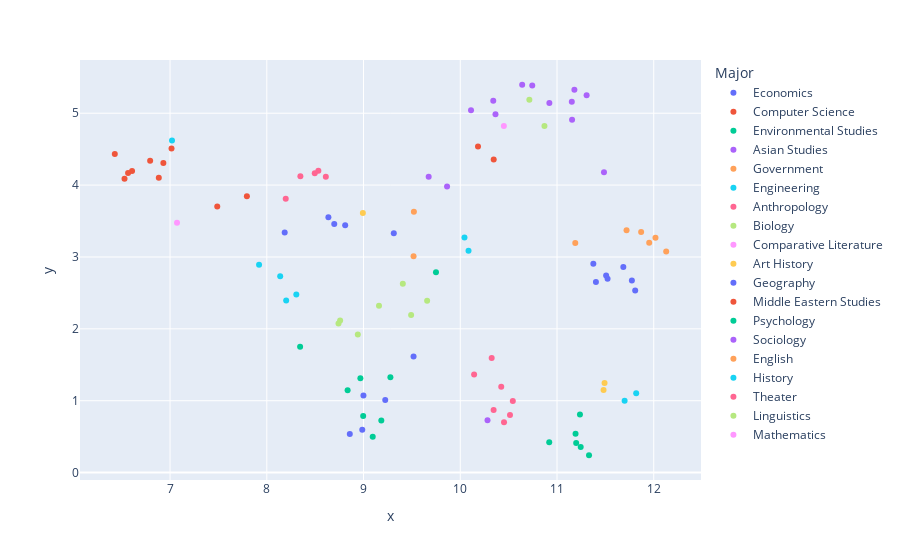

This figure's notebook cell:
### Code cell
fig = px.scatter(df, x="x", y="y", hover_data=["Response"], color="Major")
fig.show()

### Figure 1 — Plotly figure (JSON) as saved in the notebook; plotly's stock layout.template omitted (floating-point values rounded to 4 significant figures)
{"data": [{"customdata": [["The biggest benefit of Guarini Exchange was definitely the networking opportunities. I made connections with professionals in London that led directly to my summer internship. Can't overstate how valuable that was for my career trajectory!"], ["Studying at Bocconi gave me a completely different perspective on economic systems. The European approach is so different from what we learn in the US. I think I'm much more well-rounded in my understanding now."], ["The professional connections I made at Copenhagen were game-changing for my career path. One of my professors there recommended me for an internship that led directly to my job offer. Can't put a price on that kind of networking."], ["The biggest benefit was seeing how economic theory plays out differently in European contexts. At Bocconi, the focus on social welfare alongside market efficiency gave me a more balanced view of economic systems."], ["The biggest benefit was seeing how economic policies play out differently in European welfare states. Copenhagen's approach to market economics with strong social supports gave me a more nuanced perspective."], ["Bocconi's connections to European financial institutions gave me networking opportunities I couldn't have accessed from campus. Those connections directly led to my current job offer."], ["The biggest benefit was seeing economic theories applied in different cultural contexts. Copenhagen's approach to balancing market efficiency with social welfare gave me new perspectives on policy design."], ["The professional networking at Bocconi was incredible. The connections I made there led directly to my internship last summer, which has now turned into a job offer. The career impact has been tremendous."], ["Seeing economic policies in action in Copenhagen gave me concrete examples of theoretical concepts we discuss in class. That real-world application has deepened my understanding immensely."], ["The international perspective on economic systems I gained at Bocconi has made me much more thoughtful about policy design. Seeing different approaches to market regulation gave me new analytical frameworks."], ["The biggest benefit was seeing how economic theories play out differently in European contexts. Copenhagen's balance of market efficiency and social welfare gave me new perspectives on policy design."], ["The professional connections I made at Bocconi have been game-changing for my career path. One professor there recommended me for an internship that led directly to my current job offer."]], "hovertemplate": "Major=Economics<br>x=%{x}<br>y=%{y}<br>Response=%{customdata[0]}<extra></extra>", "legendgroup": "Economics", "marker": {"color": "#636efa", "symbol": "circle"}, "mode": "markers", "name": "Economics", "orientation": "v", "showlegend": true, "type": "scatter", "x": [9.313, 11.4, 8.185, 11.52, 11.51, 8.81, 11.81, 8.637, 11.77, 11.69, 11.38, 8.697], "xaxis": "x", "y": [3.33, 2.651, 3.342, 2.696, 2.741, 3.442, 2.533, 3.553, 2.672, 2.861, 2.907, 3.458], "yaxis": "y"}, {"customdata": [["Learning to code in a different cultural context at AIT Budapest was eye-opening. The approach to problem-solving was completely different than what we do at Dartmouth. It made me a more flexible thinker and programmer."], ["The collaborative coding culture at AIT Budapest was so different from Dartmouth's more competitive environment. I learned how to work better in teams and communicate technical concepts across language barriers."], ["The problem-solving approaches at AIT Budapest were so different from what we learn at Dartmouth. I'm now able to tackle coding challenges from multiple angles, which has made me a much stronger programmer."], ["AIT Budapest connected me with tech startups in ways I couldn't have accessed from campus. One connection led to my summer internship, which then led to my job offer. The professional network was invaluable."], ["Budapest was life-changing! The programming challenges at AIT were so different from our coursework at Dartmouth. I learned to approach problems from completely new angles, which has made me a much stronger coder."], ["AIT Budapest's focus on creative problem-solving rather than just technical implementation made me a much more innovative programmer. I approach challenges differently now, looking for elegant solutions rather than just functional ones."], ["The collaborative coding culture at AIT Budapest showed me new ways of approaching team projects. I've brought those practices back to group work at Dartmouth with great results."], ["AIT Budapest connected me w/ the European tech scene in ways I couldn't have accessed from campus. Those connections led to my internship last summer & now a full-time job offer! Best decision I made at Dartmouth tbh."], ["The problem-solving approaches at AIT Budapest were so different from what we learn at Dartmouth. I'm now able to tackle coding challenges from multiple angles, which has made me a much stronger programmer."], ["AIT Budapest's creative approach to problem-solving made me a much more innovative programmer. I approach challenges differently now, looking for elegant solutions rather than just functional ones."]], "hovertemplate": "Major=Computer Science<br>x=%{x}<br>y=%{y}<br>Response=%{customdata[0]}<extra></extra>", "legendgroup": "Computer Science", "marker": {"color": "#EF553B", "symbol": "circle"}, "mode": "markers", "name": "Computer Science", "orientation": "v", "showlegend": true, "type": "scatter", "x": [6.884, 6.794, 6.607, 7.794, 6.931, 6.566, 7.015, 7.488, 6.529, 6.429], "xaxis": "x", "y": [4.101, 4.337, 4.196, 3.844, 4.306, 4.169, 4.509, 3.702, 4.088, 4.433], "yaxis": "y"}, {"customdata": [["Studying at Williams-Mystic completely changed how I view marine conservation. Getting hands-on experience with coastal communities facing climate change impacts gave me real-world context for my research interests. Best decision I ever made."], ["The field research skills I developed at Williams-Mystic have been crucial for my senior project. Learning to collect and analyze data in challenging coastal environments taught me resilience and adaptability."], ["The biggest benefit was the networking with international researchers at University of Auckland. Those connections led to my current research collaboration, which will likely turn into my graduate work."], ["Williams-Mystic program taught me to communicate science to non-specialists, which has been surprisingly valuable. Learning to translate complex environmental concepts for different audiences is a skill I use constantly."], ["The interdisciplinary approach at Williams-Mystic showed me how to integrate scientific data with policy considerations and community needs. That holistic perspective has shaped my approach to environmental work."], ["Williams-Mystic taught me to communicate complex environmental concepts to different audiences. That skill has been surprisingly valuable in every research presentation and paper since."], ["The field research experience at Williams-Mystic gave me technical skills that set my resume apart. I've already had employers specifically ask about that experience in interviews."], ["The biggest benefit was seeing environmental challenges firsthand in coastal communities. Williams-Mystic program made abstract concepts concrete in ways that transformed my understanding and commitment."]], "hovertemplate": "Major=Environmental Studies<br>x=%{x}<br>y=%{y}<br>Response=%{customdata[0]}<extra></extra>", "legendgroup": "Environmental Studies", "marker": {"color": "#00cc96", "symbol": "circle"}, "mode": "markers", "name": "Environmental Studies", "orientation": "v", "showlegend": true, "type": "scatter", "x": [8.967, 8.836, 9.749, 9.184, 9.095, 8.996, 8.344, 9.278], "xaxis": "x", "y": [1.311, 1.146, 2.788, 0.7231, 0.4992, 0.786, 1.749, 1.327], "yaxis": "y"}, {"customdata": [["My time at Waseda Uni in Tokyo improved my Japanese like crazy!!! Couldn't really hold a conversation b4 the program, now I'm pretty much fluent. Also made amazing friends who I still talk to everyday."], ["Kanda University's language immersion was intense but effective. My Japanese improved more in one term than in two years of campus study. Plus living with a host family taught me cultural nuances you can't learn in a classroom."], ["Keio University's approach to international relations from an Asian perspective completely changed how I understand global politics. The academic perspective was so different from what we get in US classrooms."], ["Tokyo was amazing!!! Waseda University's language program improved my Japanese dramatically, and the cultural immersion was incredible. Made friends I'll have for life and professional connections that are already helping my job search."], ["The biggest benefit was definitely language acquisition. My Japanese improved more in one term at Kanda than in two years of campus classes. The immersion experience is just unbeatable for language learning."], ["My time at Yonsei University in Seoul improved my Korean dramatically, but the cultural insights were even more valuable. Understanding business etiquette and social norms has been surprisingly helpful in job interviews."], ["Waseda's language program improved my Japanese dramatically, but the cultural immersion was equally valuable. Understanding business etiquette and social norms has been surprisingly helpful in job interviews with Japanese companies."], ["My time at Keio wasn't just about language improvement - though that was significant. The cultural insights and professional connections have shaped my career interests in international business."], ["The biggest benefit was definitely language acquisition. My Japanese improved more in one term at Kanda than in two years of campus classes. The immersion experience is just unbeatable for language learning."], ["Beyond just language improvement, my time at Waseda gave me cultural insights that have been valuable for my job search in international business. Understanding Japanese business culture has been a major selling point."], ["My time at Keio improved my Japanese dramatically, but the cultural insights were even more valuable. Understanding business etiquette and social norms has been surprisingly helpful in job interviews."]], "hovertemplate": "Major=Asian Studies<br>x=%{x}<br>y=%{y}<br>Response=%{customdata[0]}<extra></extra>", "legendgroup": "Asian Studies", "marker": {"color": "#ab63fa", "symbol": "circle"}, "mode": "markers", "name": "Asian Studies", "orientation": "v", "showlegend": true, "type": "scatter", "x": [10.74, 10.36, 11.49, 10.64, 10.11, 11.18, 11.15, 11.16, 10.34, 10.92, 11.31], "xaxis": "x", "y": [5.385, 4.986, 4.18, 5.396, 5.041, 5.328, 5.158, 4.91, 5.174, 5.141, 5.251], "yaxis": "y"}, {"customdata": [["The Guarini program gave me confidence I never knew I had. Living in a foreign country forces you to adapt and problem solve in ways campus life never does. I came back a completely different person - more independent and sure of myself."], ["My time in Bangkok at Chulalongkorn gave me first-hand exposure to a political system very different from ours. The theoretical frameworks we discuss in class became concrete, and I now have a much more nuanced view of governance."], ["The policy analysis frameworks I learned at UCL were more sophisticated than what we typically use in US contexts. Having that comparative perspective has strengthened my analytical skills tremendously."], ["The comparative perspective on democratic systems I gained at UCL has been crucial for my thesis work. Seeing how different governments approach similar problems gave me analytical frameworks I still use."], ["The biggest benefit was seeing how different political systems approach similar problems. My time at University College London gave me comparative frameworks that have strengthened my analytical skills tremendously."], ["Studying comparative politics at UCL while Brexit was happening was an incredible learning opportunity. Seeing major political change up close gave me insights no textbook could provide."], ["UCL's comparative approach to political systems gave me analytical frameworks that have strengthened my thesis work tremendously. Seeing how different governments approach similar problems was enlightening."]], "hovertemplate": "Major=Government<br>x=%{x}<br>y=%{y}<br>Response=%{customdata[0]}<extra></extra>", "legendgroup": "Government", "marker": {"color": "#FFA15A", "symbol": "circle"}, "mode": "markers", "name": "Government", "orientation": "v", "showlegend": true, "type": "scatter", "x": [9.521, 11.87, 12.13, 12.02, 11.19, 11.72, 11.95], "xaxis": "x", "y": [3.628, 3.348, 3.076, 3.269, 3.193, 3.373, 3.198], "yaxis": "y"}, {"customdata": [["tbh the technical skills I picked up at Technical University of Denmark weren't that different from Dartmouth, but the professional connections and seeing how engineering is practiced in a different cultural context was invaluable."], ["I think the biggest benefit was learning to communicate technical concepts across cultural and language barriers. At Technical University of Denmark, I had to really improve how I explained my work, which has been super valuable."], ["Hands-on lab experience at Technical University of Denmark gave me technical skills that set me apart from other job applicants. Already had two interviews where employers were specifically interested in that experience."], ["The collaborative approach to problem-solving at Technical University of Denmark was refreshing. Learning to work effectively in international teams has been valuable for every group project since."], ["The technical skills I gained at Technical University of Denmark set me apart from other job applicants. The hands-on lab experience with equipment we don't have at Dartmouth has been a major selling point in interviews."], ["Technical University of Denmark's approach to sustainable engineering opened my eyes to new possibilities. I'm now focusing my career on green technology solutions, which wasn't on my radar before."], ["The biggest benefit was learning to communicate technical concepts across cultural and language barriers. At Technical University of Denmark, I had to really improve how I explained my work."]], "hovertemplate": "Major=Engineering<br>x=%{x}<br>y=%{y}<br>Response=%{customdata[0]}<extra></extra>", "legendgroup": "Engineering", "marker": {"color": "#19d3f3", "symbol": "circle"}, "mode": "markers", "name": "Engineering", "orientation": "v", "showlegend": true, "type": "scatter", "x": [7.92, 10.09, 8.2, 7.02, 8.139, 8.305, 10.04], "xaxis": "x", "y": [2.89, 3.087, 2.395, 4.622, 2.733, 2.478, 3.27], "yaxis": "y"}, {"customdata": [["The biggest benefit was getting to do actual fieldwork with communities in Cuba through CASA. No amount of classroom learning compares to immersive cultural experiences. It confirmed my desire to pursue anthropology professionally."], ["Cuba program changed my life!! The immersive fieldwork experience confirmed that anthropology is what I want to do with my life. Plus made amazing friends and improved my Spanish sooooo much."], ["CASA Cuba program taught me how to conduct ethical fieldwork in complex cultural contexts. Those research skills and ethical frameworks have been crucial for my senior thesis work."], ["Field research methods I learned in the Cuba program have been directly applicable to my senior thesis. The practical experience of designing and conducting ethnographic research was invaluable."], ["CASA Cuba program taught me how to navigate complex cultural contexts as a researcher. The ethical frameworks and methodological approaches have been foundational for my independent work since."], ["The biggest benefit was learning to conduct ethical fieldwork in complex cultural contexts. CASA Cuba program gave me methodological frameworks that have been essential for my independent research since."], ["CASA Cuba program taught me research methods I wouldn't have learned on campus. The practical experience of designing and conducting ethnographic research has been essential for my senior thesis."]], "hovertemplate": "Major=Anthropology<br>x=%{x}<br>y=%{y}<br>Response=%{customdata[0]}<extra></extra>", "legendgroup": "Anthropology", "marker": {"color": "#FF6692", "symbol": "circle"}, "mode": "markers", "name": "Anthropology", "orientation": "v", "showlegend": true, "type": "scatter", "x": [10.32, 10.14, 10.51, 10.34, 10.45, 10.42, 10.54], "xaxis": "x", "y": [1.595, 1.365, 0.7997, 0.8694, 0.6993, 1.193, 0.9961], "yaxis": "y"}, {"customdata": [["The marine biology program completely changed my career path. I was pre-med before, but after working in the field at MBL, I'm now pursuing marine conservation. The hands-on research experience was transformative."], ["The research techniques I learned at Marine Biology Laboratory are ones I wouldn't have been exposed to at Dartmouth. Having that technical expertise has already helped me secure a research position for after graduation."], ["The marine research techniques I learned at MBL were cutting-edge. Having that technical expertise on my resume helped me land a competitive research assistant position for after graduation."], ["The biggest benefit was definitely the hands-on research experience at Marine Biology Lab. Getting to work alongside leading scientists and use cutting-edge equipment gave me skills that set my grad school applications apart."], ["The biggest benefit was the mentorship from researchers at MBL. Having guidance from leading scientists in my field helped me refine my research interests and strengthen my grad school applications."], ["The research techniques I learned at MBL have been directly applicable to my thesis work. Having that technical expertise has strengthened both my research and my grad school applications."], ["The mentorship from researchers at MBL helped me refine my research interests and strengthen my grad school applications. Having guidance from leading scientists in my field was invaluable."]], "hovertemplate": "Major=Biology<br>x=%{x}<br>y=%{y}<br>Response=%{customdata[0]}<extra></extra>", "legendgroup": "Biology", "marker": {"color": "#B6E880", "symbol": "circle"}, "mode": "markers", "name": "Biology", "orientation": "v", "showlegend": true, "type": "scatter", "x": [8.941, 8.741, 8.758, 9.406, 9.657, 9.16, 9.492], "xaxis": "x", "y": [1.921, 2.074, 2.117, 2.628, 2.392, 2.32, 2.193], "yaxis": "y"}, {"customdata": [["The language immersion was incredible. I went to Berlin barely able to order coffee in German and came back able to discuss literature. The Federation program's language focus was exactly what I needed."]], "hovertemplate": "Major=Comparative Literature<br>x=%{x}<br>y=%{y}<br>Response=%{customdata[0]}<extra></extra>", "legendgroup": "Comparative Literature", "marker": {"color": "#FF97FF", "symbol": "circle"}, "mode": "markers", "name": "Comparative Literature", "orientation": "v", "showlegend": true, "type": "scatter", "x": [10.45], "xaxis": "x", "y": [4.822], "yaxis": "y"}, {"customdata": [["Oxford's resources for art history are unmatched. Having access to those collections and scholars through Keble College transformed my research abilities. My thesis is 100% stronger because of what I learned there."], ["Living in Milan while studying at Bocconi meant I could visit the art we were studying anytime. That kind of immediate access to cultural treasures made art history come alive in ways campus classes never could."], ["Oxford's resources for art history research are unmatched. Having access to those collections and scholars transformed my ability to analyze primary sources and strengthened my thesis work immeasurably."]], "hovertemplate": "Major=Art History<br>x=%{x}<br>y=%{y}<br>Response=%{customdata[0]}<extra></extra>", "legendgroup": "Art History", "marker": {"color": "#FECB52", "symbol": "circle"}, "mode": "markers", "name": "Art History", "orientation": "v", "showlegend": true, "type": "scatter", "x": [11.49, 8.993, 11.48], "xaxis": "x", "y": [1.247, 3.613, 1.149], "yaxis": "y"}, {"customdata": [["The biggest benefit was seeing climate change impacts firsthand in coastal communities. The Williams-Mystic program wasn't just academic - it was visceral and emotional. It made everything I'd been studying real in a way nothing else could."], ["Williams-Mystic program taught me field research methods I wouldn't have learned on campus. The hands-on experience collecting and analyzing coastal data has been directly applicable to my senior project."], ["The field research methods I learned at Williams-Mystic have been directly applicable to my senior project. Learning to collect and analyze environmental data in challenging conditions taught me both technical skills and resilience."], ["Williams-Mystic program taught me how to integrate scientific data with policy considerations and community needs. That interdisciplinary approach has been valuable for all my environmental work since."], ["Williams-Mystic's interdisciplinary approach showed me how to integrate scientific data with policy considerations and community needs. That holistic perspective has shaped all my environmental work since."]], "hovertemplate": "Major=Geography<br>x=%{x}<br>y=%{y}<br>Response=%{customdata[0]}<extra></extra>", "legendgroup": "Geography", "marker": {"color": "#636efa", "symbol": "circle"}, "mode": "markers", "name": "Geography", "orientation": "v", "showlegend": true, "type": "scatter", "x": [9.517, 8.999, 9.224, 8.987, 8.858], "xaxis": "x", "y": [1.617, 1.072, 1.01, 0.5943, 0.5369], "yaxis": "y"}, {"customdata": [["My time at American University of Kuwait helped me understand the region beyond stereotypes. Living there and making local friends gave me nuanced perspectives that no amount of reading could provide. Plus my Arabic improved tremendously."], ["My Arabic improved 1000% at American University of Kuwait! But more importantly, the cultural immersion helped me understand regional complexities in ways that classroom learning never could. Best decision I made at Dartmouth."]], "hovertemplate": "Major=Middle Eastern Studies<br>x=%{x}<br>y=%{y}<br>Response=%{customdata[0]}<extra></extra>", "legendgroup": "Middle Eastern Studies", "marker": {"color": "#EF553B", "symbol": "circle"}, "mode": "markers", "name": "Middle Eastern Studies", "orientation": "v", "showlegend": true, "type": "scatter", "x": [10.35, 10.18], "xaxis": "x", "y": [4.357, 4.537], "yaxis": "y"}, {"customdata": [["The cross-cultural research methods I learned at University of Auckland have been super helpful for my honors thesis. I'm now incorporating international perspectives that I wouldn't have considered before."], ["Cross-cultural perspectives on developmental psychology at Auckland completely changed my research interests. I'm now focusing on cultural variations in child development for my graduate work."], ["Auckland's approach to indigenous psychology opened my eyes to completely different frameworks. I'm now incorporating those perspectives into my research in ways that make it much more inclusive and comprehensive."], ["Cross-cultural research methods I learned at Auckland have completely shaped my thesis approach. I'm now incorporating international perspectives that make my work much more comprehensive and nuanced."], ["Auckland's approach to research methodology was refreshingly different from Dartmouth's. Having both perspectives has made me a much more versatile researcher and strengthened my graduate school applications."], ["Cross-cultural perspectives on developmental psychology at Auckland completely changed my research interests. I'm now focusing on cultural variations in child development for my graduate work."]], "hovertemplate": "Major=Psychology<br>x=%{x}<br>y=%{y}<br>Response=%{customdata[0]}<extra></extra>", "legendgroup": "Psychology", "marker": {"color": "#00cc96", "symbol": "circle"}, "mode": "markers", "name": "Psychology", "orientation": "v", "showlegend": true, "type": "scatter", "x": [11.24, 11.33, 11.25, 11.19, 10.92, 11.2], "xaxis": "x", "y": [0.8079, 0.2413, 0.3558, 0.5397, 0.4238, 0.4104], "yaxis": "y"}, {"customdata": [["Spelman College exchange opened my eyes to different perspectives on race and gender in America. As a white student, this experience was humbling and educational in ways I'm still processing. Most valuable term of my college experience."], ["Vassar's approach to community-based research methodologies completely changed how I approach my work. I'm now much more conscious of ethical considerations and community engagement in research design."], ["Spelman College exchange challenged many of my assumptions about race and education in America. That kind of perspective-shifting experience is exactly what a liberal arts education should provide."]], "hovertemplate": "Major=Sociology<br>x=%{x}<br>y=%{y}<br>Response=%{customdata[0]}<extra></extra>", "legendgroup": "Sociology", "marker": {"color": "#ab63fa", "symbol": "circle"}, "mode": "markers", "name": "Sociology", "orientation": "v", "showlegend": true, "type": "scatter", "x": [9.863, 10.28, 9.673], "xaxis": "x", "y": [3.982, 0.728, 4.115], "yaxis": "y"}, {"customdata": [["The biggest benefit was definitely the mentorship from my faculty director at Trinity. She connected me with local writers and helped me develop my creative voice in ways that wouldn't have happened on campus."]], "hovertemplate": "Major=English<br>x=%{x}<br>y=%{y}<br>Response=%{customdata[0]}<extra></extra>", "legendgroup": "English", "marker": {"color": "#FFA15A", "symbol": "circle"}, "mode": "markers", "name": "English", "orientation": "v", "showlegend": true, "type": "scatter", "x": [9.517], "xaxis": "x", "y": [3.01], "yaxis": "y"}, {"customdata": [["Studying at University College London gave me access to primary sources for my research that simply don't exist in the US. My thesis on British colonial policy is 1000% stronger because of the archival work I did there."], ["The archival research skills I developed at Oxford have been directly applicable to my thesis work. Learning how to navigate historical documents and primary sources has made me a much stronger researcher."]], "hovertemplate": "Major=History<br>x=%{x}<br>y=%{y}<br>Response=%{customdata[0]}<extra></extra>", "legendgroup": "History", "marker": {"color": "#19d3f3", "symbol": "circle"}, "mode": "markers", "name": "History", "orientation": "v", "showlegend": true, "type": "scatter", "x": [11.82, 11.7], "xaxis": "x", "y": [1.104, 0.9996], "yaxis": "y"}, {"customdata": [["The National Theater Institute program pushed me way outside my comfort zone as a performer. The intensive training and professional connections have been invaluable. I'm a completely different artist now."], ["NTI program was intense but transformative. The professional-level training and connections to working artists gave me both skills and a network that's already helping my career prospects."], ["The professional connections I made through National Theater Institute have been career-changing. Two directors I worked with there have already hired me for projects post-graduation."], ["NTI pushed me WAY outside my comfort zone as a performer. The intensive training transformed my technical abilities and gave me confidence I never had before. I'm a completely different artist now."], ["The professional-level training at National Theater Institute transformed my technical abilities. I gained skills in areas like movement and voice that we don't focus on as much in campus productions."]], "hovertemplate": "Major=Theater<br>x=%{x}<br>y=%{y}<br>Response=%{customdata[0]}<extra></extra>", "legendgroup": "Theater", "marker": {"color": "#FF6692", "symbol": "circle"}, "mode": "markers", "name": "Theater", "orientation": "v", "showlegend": true, "type": "scatter", "x": [8.533, 8.196, 8.496, 8.347, 8.61], "xaxis": "x", "y": [4.198, 3.811, 4.166, 4.122, 4.116], "yaxis": "y"}, {"customdata": [["The language immersion at Yonsei was incredible for my Korean skills. But beyond that, observing how language shapes culture firsthand gave me research insights I'm still unpacking in my senior thesis."], ["My language skills improved dramatically, but more importantly, I gained research insights into how language shapes cultural identity. My thesis work on this topic directly stems from observations during my time in Seoul."]], "hovertemplate": "Major=Linguistics<br>x=%{x}<br>y=%{y}<br>Response=%{customdata[0]}<extra></extra>", "legendgroup": "Linguistics", "marker": {"color": "#B6E880", "symbol": "circle"}, "mode": "markers", "name": "Linguistics", "orientation": "v", "showlegend": true, "type": "scatter", "x": [10.71, 10.87], "xaxis": "x", "y": [5.189, 4.821], "yaxis": "y"}, {"customdata": [["At Technical University of Denmark, the applied approach to mathematics was very different from Dartmouth's theoretical focus. Having both perspectives has made me much more versatile in my problem-solving approaches."]], "hovertemplate": "Major=Mathematics<br>x=%{x}<br>y=%{y}<br>Response=%{customdata[0]}<extra></extra>", "legendgroup": "Mathematics", "marker": {"color": "#FF97FF", "symbol": "circle"}, "mode": "markers", "name": "Mathematics", "orientation": "v", "showlegend": true, "type": "scatter", "x": [7.072], "xaxis": "x", "y": [3.476], "yaxis": "y"}], "layout": {"legend": {"title": {"text": "Major"}, "tracegroupgap": 0}, "margin": {"t": 60}, "xaxis": {"anchor": "y", "domain": [0, 1], "title": {"text": "x"}}, "yaxis": {"anchor": "x", "domain": [0, 1], "title": {"text": "y"}}}}
